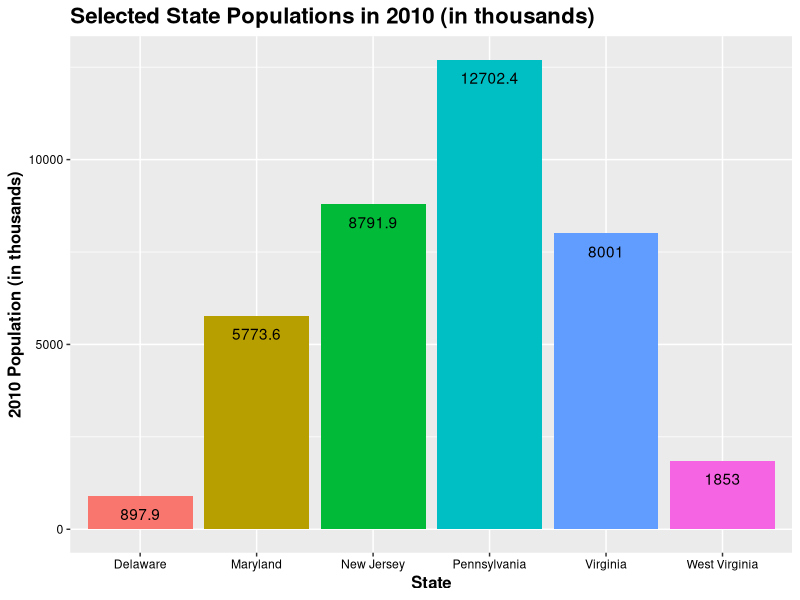

The R script that drew this image:
# This script creates a bar graph using (a subset of) 'census_data.csv'.

# A description of 'census_data.csv' can be found in 'census_data_scrape_and_process.R'.
# To avoid an overwhelming plot, I will be using a subset of 'census_data.csv' consisting of
# observations for 6 states (Delaware, Maryland, New Jersey, Pennsylvania, Virginia, 
# and West Virginia) in 2010.

# Load packages.s
library(data.table)
library(ggplot2)

# Load data.
census_data = data.table(read.csv('census_data.csv', header = T, stringsAsFactors = F, check.names = F))

#####
# SUBSET/PROCESS DATA.

  # Specify states of interest.
  states = c('Delaware', 'Maryland', 'New Jersey', 'Pennsylvania', 
             'Virginia', 'West Virginia')
  
  # Create data subset (specified above).
  census_subset = census_data[Name %in% states, .(Name, `2010`)]
  
  # Divide population values by 1000 for easier graph viewing.
  census_subset$`2010` = census_subset$`2010` / 1000

#####  
# Plot data.
ggplot(data = census_subset, aes(x = Name, y = `2010`, fill = Name)) + 
  geom_bar(stat = 'identity') + 
  theme(legend.position = 'none') + 
  geom_text(aes(label = round(`2010`, 1)), 
            vjust = 2) +
  theme(axis.text.x = element_text(color = 'black'), 
        axis.text.y = element_text(color= 'black'),
        axis.title.x = element_text(face = 'bold', 
                                    size = 12),
        axis.title.y = element_text(face = 'bold',
                                    size = 12),
        plot.title = element_text(face = 'bold', 
                                  size = 16)) +
  ggtitle('Selected State Populations in 2010 (in thousands)') + 
  xlab('State') + 
  ylab('2010 Population (in thousands)')
